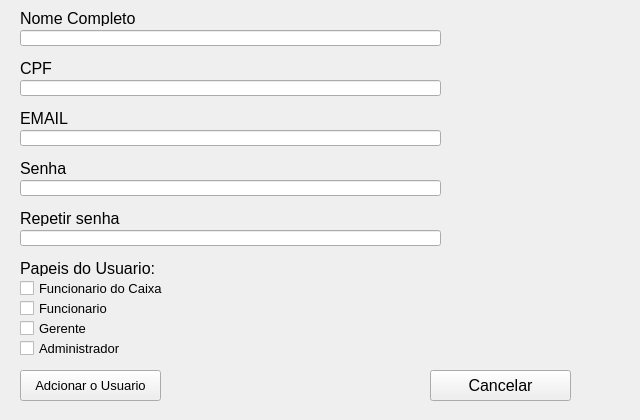
<?xml version="1.0" encoding="UTF-8"?>
<ui version="4.0">
 <class>Frame_RegisterUser</class>
 <widget class="QFrame" name="Frame_RegisterUser">
  <property name="geometry">
   <rect>
    <x>0</x>
    <y>0</y>
    <width>640</width>
    <height>420</height>
   </rect>
  </property>
  <property name="windowTitle">
   <string>Frame</string>
  </property>
  <widget class="QCheckBox" name="checkBox_Gerente">
   <property name="geometry">
    <rect>
     <x>20</x>
     <y>320</y>
     <width>171</width>
     <height>16</height>
    </rect>
   </property>
   <property name="font">
    <font>
     <pointsize>10</pointsize>
    </font>
   </property>
   <property name="text">
    <string>Gerente</string>
   </property>
  </widget>
  <widget class="QLineEdit" name="lineEdit_NomeCompleto">
   <property name="geometry">
    <rect>
     <x>20</x>
     <y>30</y>
     <width>421</width>
     <height>16</height>
    </rect>
   </property>
   <property name="font">
    <font>
     <pointsize>10</pointsize>
    </font>
   </property>
   <property name="text">
    <string/>
   </property>
  </widget>
  <widget class="QLineEdit" name="lineEdit_CPF">
   <property name="geometry">
    <rect>
     <x>20</x>
     <y>80</y>
     <width>421</width>
     <height>16</height>
    </rect>
   </property>
   <property name="font">
    <font>
     <pointsize>10</pointsize>
    </font>
   </property>
  </widget>
  <widget class="QLabel" name="label_Senha">
   <property name="geometry">
    <rect>
     <x>20</x>
     <y>160</y>
     <width>191</width>
     <height>16</height>
    </rect>
   </property>
   <property name="font">
    <font>
     <pointsize>12</pointsize>
    </font>
   </property>
   <property name="text">
    <string>Senha</string>
   </property>
  </widget>
  <widget class="QCheckBox" name="checkBox_Funcionario">
   <property name="geometry">
    <rect>
     <x>20</x>
     <y>300</y>
     <width>191</width>
     <height>16</height>
    </rect>
   </property>
   <property name="font">
    <font>
     <pointsize>10</pointsize>
    </font>
   </property>
   <property name="text">
    <string>Funcionario</string>
   </property>
  </widget>
  <widget class="QLabel" name="label_SenhaRepetir">
   <property name="geometry">
    <rect>
     <x>20</x>
     <y>210</y>
     <width>191</width>
     <height>16</height>
    </rect>
   </property>
   <property name="font">
    <font>
     <pointsize>12</pointsize>
    </font>
   </property>
   <property name="text">
    <string>Repetir senha</string>
   </property>
  </widget>
  <widget class="QLabel" name="label_CPF">
   <property name="geometry">
    <rect>
     <x>20</x>
     <y>60</y>
     <width>191</width>
     <height>16</height>
    </rect>
   </property>
   <property name="font">
    <font>
     <pointsize>12</pointsize>
    </font>
   </property>
   <property name="text">
    <string>CPF</string>
   </property>
  </widget>
  <widget class="QPushButton" name="pushButton_AdcionarUsuario">
   <property name="geometry">
    <rect>
     <x>20</x>
     <y>370</y>
     <width>141</width>
     <height>31</height>
    </rect>
   </property>
   <property name="font">
    <font>
     <pointsize>10</pointsize>
    </font>
   </property>
   <property name="text">
    <string>Adcionar o Usuario</string>
   </property>
  </widget>
  <widget class="QLabel" name="label_Email">
   <property name="geometry">
    <rect>
     <x>20</x>
     <y>110</y>
     <width>191</width>
     <height>16</height>
    </rect>
   </property>
   <property name="font">
    <font>
     <pointsize>12</pointsize>
    </font>
   </property>
   <property name="text">
    <string>EMAIL</string>
   </property>
  </widget>
  <widget class="QLineEdit" name="lineEdit_SenhaRepetir">
   <property name="geometry">
    <rect>
     <x>20</x>
     <y>230</y>
     <width>421</width>
     <height>16</height>
    </rect>
   </property>
   <property name="font">
    <font>
     <pointsize>10</pointsize>
    </font>
   </property>
  </widget>
  <widget class="QCheckBox" name="checkBox_Administrador">
   <property name="geometry">
    <rect>
     <x>20</x>
     <y>340</y>
     <width>181</width>
     <height>16</height>
    </rect>
   </property>
   <property name="font">
    <font>
     <pointsize>10</pointsize>
    </font>
   </property>
   <property name="text">
    <string>Administrador</string>
   </property>
  </widget>
  <widget class="QPushButton" name="pushButton_Cancelar">
   <property name="geometry">
    <rect>
     <x>430</x>
     <y>370</y>
     <width>141</width>
     <height>31</height>
    </rect>
   </property>
   <property name="font">
    <font>
     <pointsize>12</pointsize>
    </font>
   </property>
   <property name="text">
    <string>Cancelar</string>
   </property>
  </widget>
  <widget class="QLabel" name="label_NomeCompleto">
   <property name="geometry">
    <rect>
     <x>20</x>
     <y>10</y>
     <width>191</width>
     <height>16</height>
    </rect>
   </property>
   <property name="font">
    <font>
     <pointsize>12</pointsize>
    </font>
   </property>
   <property name="text">
    <string>Nome Completo</string>
   </property>
  </widget>
  <widget class="QLineEdit" name="lineEdit_Senha">
   <property name="geometry">
    <rect>
     <x>20</x>
     <y>180</y>
     <width>421</width>
     <height>16</height>
    </rect>
   </property>
   <property name="font">
    <font>
     <pointsize>10</pointsize>
    </font>
   </property>
  </widget>
  <widget class="QLineEdit" name="lineEdit_Email">
   <property name="geometry">
    <rect>
     <x>20</x>
     <y>130</y>
     <width>421</width>
     <height>16</height>
    </rect>
   </property>
   <property name="font">
    <font>
     <pointsize>10</pointsize>
    </font>
   </property>
  </widget>
  <widget class="QCheckBox" name="checkBox_FuncionarioCaixa">
   <property name="enabled">
    <bool>true</bool>
   </property>
   <property name="geometry">
    <rect>
     <x>20</x>
     <y>280</y>
     <width>181</width>
     <height>16</height>
    </rect>
   </property>
   <property name="font">
    <font>
     <pointsize>10</pointsize>
    </font>
   </property>
   <property name="text">
    <string>Funcionario do Caixa</string>
   </property>
   <property name="iconSize">
    <size>
     <width>16</width>
     <height>16</height>
    </size>
   </property>
   <property name="checkable">
    <bool>true</bool>
   </property>
   <property name="checked">
    <bool>false</bool>
   </property>
  </widget>
  <widget class="QLabel" name="label_PapeisUsuario">
   <property name="geometry">
    <rect>
     <x>20</x>
     <y>260</y>
     <width>191</width>
     <height>16</height>
    </rect>
   </property>
   <property name="font">
    <font>
     <pointsize>12</pointsize>
    </font>
   </property>
   <property name="text">
    <string>Papeis do Usuario:</string>
   </property>
  </widget>
  <widget class="QLabel" name="label_Warning">
   <property name="geometry">
    <rect>
     <x>210</x>
     <y>300</y>
     <width>361</width>
     <height>31</height>
    </rect>
   </property>
   <property name="font">
    <font>
     <pointsize>12</pointsize>
    </font>
   </property>
   <property name="text">
    <string/>
   </property>
  </widget>
 </widget>
 <resources/>
 <connections/>
</ui>
